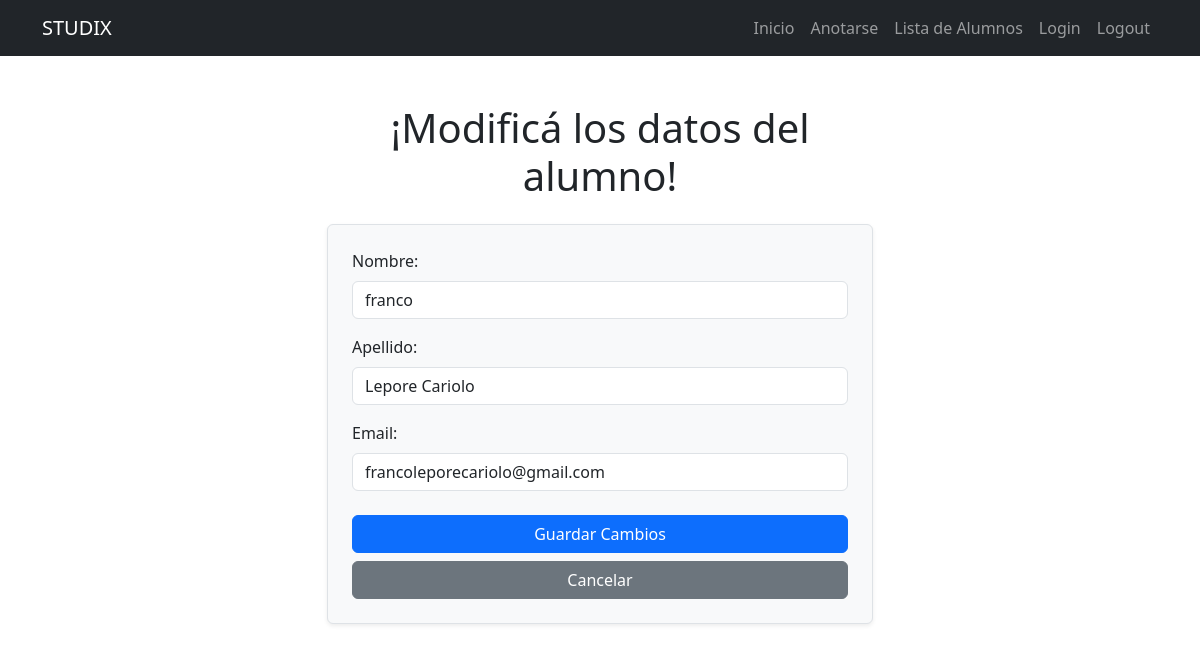
/alumnos/4/modificar, run on the app's committed database.
### home/models.py (models this page shows, shortened)
class Alumno(models.Model):
    CURSO_CHOICES = [
        ('Python', 'Python'),
        ('Django', 'Django'),
        ('JavaScript', 'JavaScript'),
    ]
    nombre = models.CharField(max_length=100)
    apellido = models.CharField(max_length=100)
    email = models.EmailField()
    curso = models.CharField(max_length=20, choices=CURSO_CHOICES)
    fecha_anotado = models.DateField(null= True) #habilita nulls

### home/views.py (the view)
# urls.py: path("alumnos/<int:pk>/modificar",VistaModificarAlumno.as_view(), name="modificar"), #update
class VistaModificarAlumno(UpdateView):
    model = Alumno
    template_name = "home/modificar_alumno.html"
    fields = ["nombre", "apellido", "email"] #con esto armamos los campos para el formulario
    success_url = reverse_lazy("lista_de_alumnos") # te lleva a donde quieras una vez que se modifico el alumno, le pones el name de la url

### home/templates/home/modificar_alumno.html (shortened to what this page needs)
{% extends 'home/base.html' %}
{% block content %}
<main class="container my-5">
    <div class="row justify-content-center">
        <div class="col-md-8 col-lg-6">
            <h1 class="mb-4 text-center">¡Modificá los datos del alumno!</h1>
            <form method="POST" class="p-4 border rounded shadow-sm bg-light">
                <div class="mb-3 text-start">
                    <label for="id_nombre" class="form-label">Nombre:</label>
                    <input type="text" name="nombre" id="id_nombre" class="form-control" value="{{ form.nombre.value }}">
                </div>
                <div class="mb-3 text-start">
                    <label for="id_apellido" class="form-label">Apellido:</label>
                    <input type="text" name="apellido" id="id_apellido" class="form-control" value="{{ form.apellido.value }}">
                </div>
                <div class="mb-3 text-start">
                    <label for="id_email" class="form-label">Email:</label>
                    <input type="email" name="email" id="id_email" class="form-control" value="{{ form.email.value }}">
                </div>
                <div class="d-grid mt-4">
                    <button type="submit" class="btn btn-primary">Guardar Cambios</button>
                </div>
                <div class="d-grid mt-2">
                    <a href="{% url 'lista_de_alumnos' %}" class="btn btn-secondary">Cancelar</a>
                </div>
            </form>
        </div>
    </div>
</main>
{% endblock %}

### data on the page
Alumno: nombre "franco", apellido "Lepore Cariolo", email "francoleporecariolo@gmail.com"
